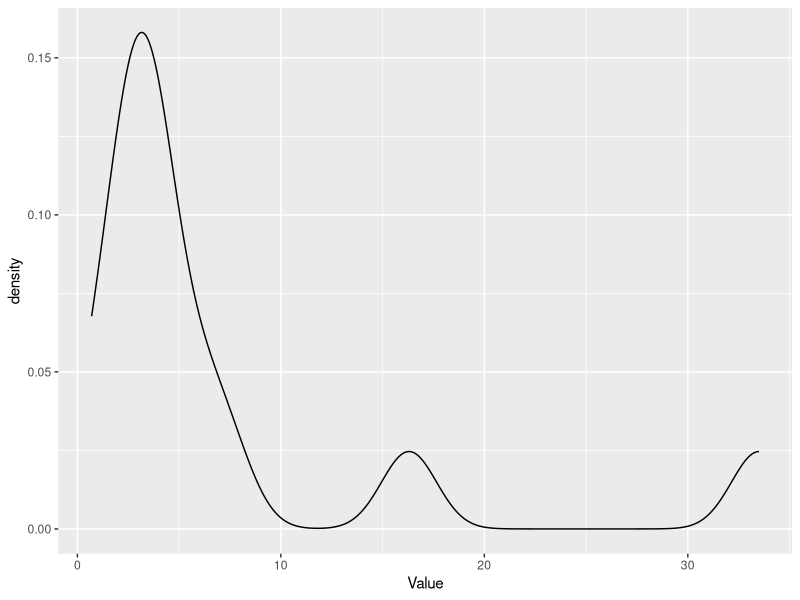
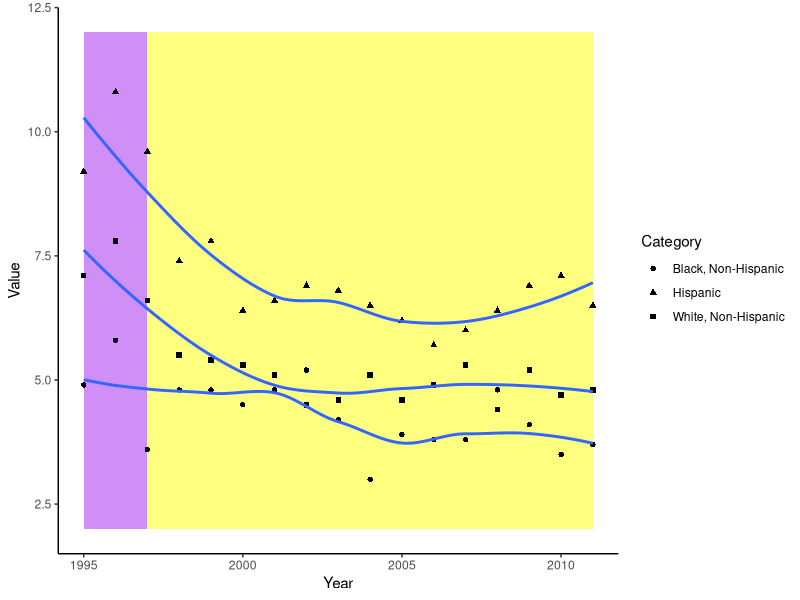
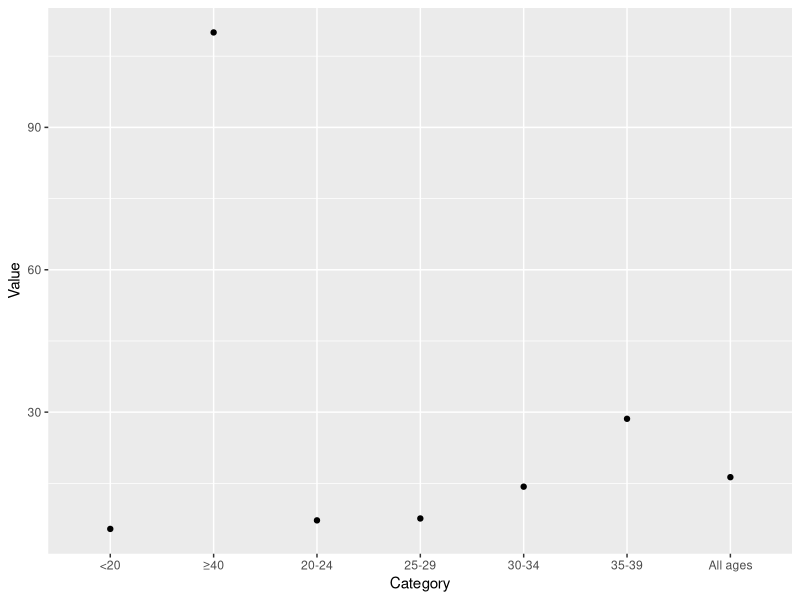

Reproduce these figures in R, in order. (Note: this script raises an error after producing the figures.)
## ---- chunk 1
library(tidyverse)
## ---- chunk 2
prevalence <- read.csv('../data/raw/Birth Defects_prevalence_data.csv')
head(prevalence)
## ---- chunk 3
prevalence_clean <- prevalence %>%
  select(Label, Value, Count, Note) %>%
  arrange(desc(Value))

ggplot(prevalence_clean, aes(x = Value)) +
  geom_density()
## ---- chunk 4
rates <- read.csv('../data/raw/Birth Defects_ntd_rates_data.csv')

head(rates)
## ---- chunk 5
rates_clean <- rates %>%
  select(Year, Value, Category, Note) 

  ggplot(rates_clean, aes(x = Year, y = Value, shape = Category)) +
    annotate("rect", xmin = 1995, xmax = 1997, ymin = 2, ymax = 12, alpha = 0.5, fill = "purple") +
    annotate("rect", xmin = 1997, xmax = 2011, ymin = 2, ymax = 12, alpha = 0.5, fill = "yellow") +
    geom_point() +
    geom_smooth(se = FALSE) +
    theme_classic()
## ---- chunk 6
down_syndrome <- read.csv(
  '../data/raw/Birth Defects_down_syndrome_mat_age_data.csv')

head(down_syndrome)

down_syndrome_clean <- down_syndrome %>%
  select(Category, Value)

ggplot(down_syndrome_clean, aes(x = Category, y = Value)) +
  geom_point()
## ---- chunk 7
maternal_master <- read.csv('../data/raw/Birth Defects_Maternal Characteristics.csv')

folic_master <- read.csv('../data/raw/Birth Defects_Folic Acid.csv')
## ---- chunk 8
ntd_prevalence <- folic_master %>% 
  filter(Subtopic == "Neural tube defects") %>% 
  mutate(year = as.numeric(Year))

avg_ntd_prevalence <- ntd_prevalence %>%
  group_by(year) %>%
  summarize(Value = mean(Value)) %>%
  mutate(Category = "Average")

ntd_master <- ntd_prevalence %>%
  bind_rows(avg_ntd_prevalence)
## ---- chunk 9
ggplot(ntd_master, aes(x = year, y = Value)) +
  annotate("rect", xmin = 1995, xmax = 1997, ymin = 2, ymax = 12, alpha = 0.5, fill = "grey") +S
  geom_smooth(aes(color = Category, linetype = Category), se = FALSE) +
  scale_color_viridis_d() +
  scale_linetype_manual(values = c(2, 1, 1, 1)) +
  labs(x = 'Year', y = 'NTD Prevalence per 100,000 Live Births', title = 'Neural Tube Defect Prevalence by Year and Race', caption = 'via MN Department of Health') +
  theme_classic()
## ---- chunk 10
folic_intake <- folic_master %>%
  filter(Subtopic == 'Folic Acid Use', Variable == 'Race/Ethnicity')

ggplot(folic_intake, aes(x = Category, y = Value, fill = Category)) +
  geom_bar(stat = "identity") +
  scale_fill_manual(values = c('#440154FF', '#3B528Bff', '#5DC863FF', '#21908CFF', '#FDE725FF')) +
  labs(x = 'Race', y = 'Percent taking Daily Supplement', title = 'Daily Folic Acid Supplementation by Race', caption = 'via MN Department of Health') +
  theme_classic() +
  theme(axis.text.x = element_blank(), axis.ticks.x = element_blank())
